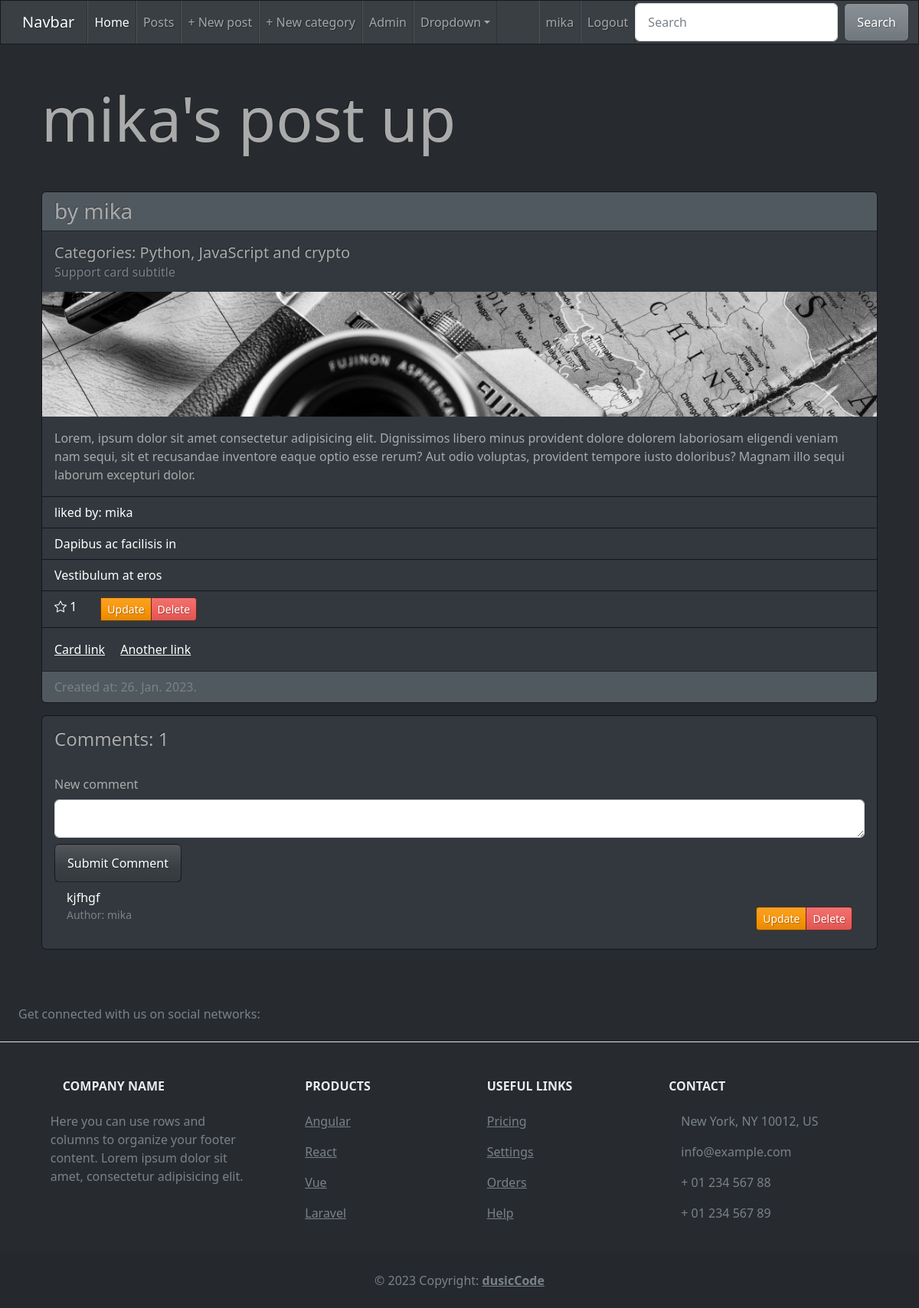
/post.4 (signed in), run on the app's committed database.
### app.py (models this page shows, shortened)
class User(db.Model, UserMixin):
    id = db.Column(db.Integer, primary_key=True)
    username = db.Column(db.String(80), unique=True, nullable=False)
    email = db.Column(db.String(120), unique=True, nullable=False)
    password = db.Column(db.String(120), nullable=False)
    posts = db.relationship('Post', backref='author', lazy=True)
    comments = db.relationship('Comment', backref='author', lazy=True)
    joined_at = db.Column(db.DateTime, nullable=False, default=datetime.utcnow)

class Post(db.Model):
    id = db.Column(db.Integer, primary_key=True)
    title = db.Column(db.String(120), nullable=False)
    content = db.Column(db.Text, nullable=False)
    author_id = db.Column(db.Integer, db.ForeignKey('user.id'), nullable=False)
    categories = db.relationship('Category', secondary='post_categories', backref='posts')
    likes = db.relationship('Like', backref='post', lazy=True)
    comments = db.relationship('Comment', cascade='all,delete', backref='post', lazy=True)
    created_at = db.Column(db.DateTime, nullable=False, default=datetime.utcnow)

class Category(db.Model):
    id = db.Column(db.Integer, primary_key=True)
    name = db.Column(db.String(80), unique=True, nullable=False)
    post_categories = db.Table('post_categories',
    db.Column('post_id', db.Integer, db.ForeignKey('post.id'), primary_key=True),
    db.Column('category_id', db.Integer, db.ForeignKey('category.id'), primary_key=True))
    created_at = db.Column(db.DateTime, nullable=False, default=datetime.utcnow)

class Comment(db.Model):
    id = db.Column(db.Integer, primary_key=True)
    content = db.Column(db.Text, nullable=False)
    author_id = db.Column(db.Integer, db.ForeignKey('user.id'), nullable=False)
    post_id = db.Column(db.Integer, db.ForeignKey('post.id'), nullable=False)
    created_at = db.Column(db.DateTime, nullable=False, default=datetime.utcnow)

### app.py (the view)
@app.route('/post.<int:post_id>')
def post_details(post_id):
    post = Post.query.get(post_id)
    likes = post.likes
    users = [like.user for like in likes]
    comments = Comment.query.filter_by(post_id=post_id).all()
    return render_template('post-details.html', post=post, user=current_user, comments=comments, users=users)

### app.py (called while the page is built)
@login_manager.user_loader
def load_user(user_id):
    return User.query.get(int(user_id))

### templates/post-details.html
{% extends 'base.html' %}
{% block context %}
<div class="container">
    <div class="row">
        <div class="col">
            <h1 class="display-1 my-5">{{ post.title }}</h1>
            <div class="card mb-3">
              <h3 class="card-header">by {{ post.author.username }}</h3>
                <div class="card-body">
                  <h5 class="card-title">Categories: {% for cat in post.categories %} {{ cat.name }}{% if not loop.last %}{% if loop.index == loop.length - 2 %}, {% else %} and {%  endif %}{% endif %}{% endfor %}</h5>
                  <h6 class="card-subtitle text-muted">Support card subtitle</h6>
                </div>
                <div class="card-image">
                  <image src="{{url_for('static',filename = 'images/ban.jpg')}}" width="100%" >
                  </div>
                <div class="card-body">
                  <p class="card-text">{{ post.content }}</p>
                </div>
                <ul class="list-group list-group-flush">
                  <li class="list-group-item">liked by:    {% for user in users %}
                    {{ user.username }}{% if not loop.last %}{% if loop.index == loop.length - 2 %}, {% else %} and {% endif %}{% endif %}
                    {% endfor %}</li>
                  <li class="list-group-item">Dapibus ac facilisis in</li>
                  <li class="list-group-item">Vestibulum at eros</li>
                  <div class="d-flex">
                    <a href="{{ url_for('like_post', post_id=post.id, page='post_details') }}" class="card-text mt-2 ms-3" style="text-decoration: none;"><i class="bi bi-star"></i> {{ post.likes|count }}</br>
                  <div class="btn-group my-2 me-auto ms-3" role="group" aria-label="Basic example">
                    <a href="{{ url_for('update_post', post_id=post.id, page='post_details') }}" class="btn btn-sm btn-warning">Update</a>
                    <a href="{{ url_for('delete_post', post_id=post.id) }}" class="btn btn-sm btn-danger" onClick="return confirm('Are you sure!')">Delete</a>
                  </div>
                    </div>
                </ul>
                <div class="card-body">
                  <a href="#" class="card-link">Card link</a>
                  <a href="#" class="card-link">Another link</a>
                </div>
                <div class="card-footer text-muted">
                    Created at: {{ post.created_at.strftime('%d. %b. %Y.') }}
                 </div>
              </div>
              <div class="card mb-5">
                <div class="card-body">
                  <h4 class="card-title">Comments: {{ comments|count }}</h4>
                  <form method="POST" action="{{ url_for('add_comment', post_id=post.id) }}">
                    <div class="form-group">
                        <label for="content" class="form-label mt-4">New comment</label>
                        <textarea class="form-control" id="content" name="content" rows="1"></textarea>
                      </div>
                    <input class="btn btn-primary mt-2" type="submit" value="Submit Comment">
                </form>
                    <ul class="list-group list-group-flush">
                      {% for com in comments %}
                      <li class="list-group-item">{{ com.content }}
                        <div class="d-flex">
                          <small class="text-muted">Author: {{ com.author.username }}
                          </small>
                            {% if current_user.id == com.author_id %}
                            <div class="btn-group ms-auto" role="group" aria-label="Basic example">
                              <a href="" class="btn btn-sm btn-warning">Update</a>
                              <a href="{{ url_for('delete_comment', comment_id=com.id) }}" class="btn btn-sm btn-danger" onClick="return confirm('Are you sure!')">Delete</a>
                            </div>
                            {% endif %}
                        </div>
                      </li>
                      {% endfor %}
                    </ul>
                </div>
              </div>
        </div>
    </div>
</div>
{% endblock %}

### templates/base.html (shortened to what this page needs)
<!DOCTYPE html>
<html lang="en">
<head>
    <link rel="stylesheet" href="{{ url_for('static', filename='css/state.css') }}">
    <link rel="stylesheet" href="https://cdn.jsdelivr.net/npm/bootstrap-icons@1.10.3/font/bootstrap-icons.css">
</head>
<body>
    <nav class="navbar navbar-expand-lg navbar-dark bg-primary">
        <div class="container-fluid">
          <a class="navbar-brand" href="#">Navbar</a>
          <div class="collapse navbar-collapse" id="navbarColor01">
            <ul class="navbar-nav me-auto">
              {% if user.is_authenticated %}
              <li class="nav-item">
                <a class="nav-link active" href="{{ url_for('index') }}">Home
                </a>
              </li>
              <li class="nav-item">
                <a class="nav-link" href="{{ url_for('posts') }}">Posts</a>
              </li>
              <li class="nav-item">
                <a class="nav-link" href="{{ url_for('new_post') }}">+ New post</a>
              </li>
              <li class="nav-item">
                <a class="nav-link" href="{{ url_for('new_category') }}" data-bs-toggle="modal" data-bs-target="#new_category">+ New category</a>
              </li>
              <li class="nav-item">
                <a class="nav-link" href="/admin">Admin</a>
              </li>
              <li class="nav-item dropdown">
                <a class="nav-link dropdown-toggle" data-bs-toggle="dropdown" href="#" role="button" aria-haspopup="true" aria-expanded="false">Dropdown</a>
              </li>
              {% endif %}
            </ul>
            <ul class="navbar-nav">
              {% if user.is_authenticated %}
            <li class="nav-item">
              <a class="nav-link" href="{{ url_for('user') }}">{{ current_user.username }}</a>
            </li>
              <li class="nav-item">
                <a class="nav-link" href="{{ url_for('logout') }}">Logout</a>
            {% endif %}
            </ul>
            <form class="d-flex">
              <input class="form-control me-sm-2" type="search" placeholder="Search">
              <button class="btn btn-secondary my-2 my-sm-0" type="submit">Search</button>
            </form>
          </div>
        </div>
      </nav>
    <div class="container" style="min-height: calc(100vh - 130px)">
      {% block context %}
      {% endblock %}
  </div>
    {% include 'footer.html' %}
</body>
</html>

### data on the page
User: username "mika", author.username "mika"
Post: title "mika's post up", content "Lorem, ipsum dolor sit amet consectetur adipisicing elit. Dignissimos libero minus provident dolore dolorem laboriosam eligendi veniam nam sequi, sit et recusandae inventore eaque optio esse rerum? Aut odio voluptas, provident tempore iusto doloribus? Magnam illo sequi laborum excepturi dolor.", created_at "26. Jan. 2023."
Category: name "Python"
Category: name "JavaScript", shows "and"
Category: name "crypto"
Comment: content "kjfhgf", author.username "mika"

### other printed values
{{ post.likes|count }} "1"
{{ comments|count }} "1"
